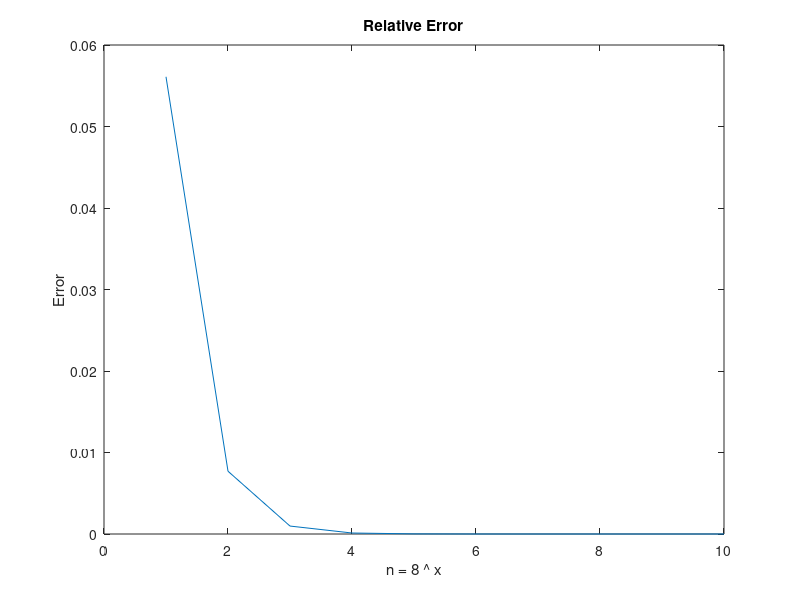

Reproduce this figure in MATLAB.
function errors = question1()
    function y = mye(n)
        y = (1 + 1./n).^n;
    end

    errors = zeros(1,10);
    for i = 1:10,
        errors(i) = abs(exp(1.0) - mye(8^i)) / exp(1.0);
    end
    
    plot(errors);
    title('Relative Error')
    xlabel('n = 8 \^ x') 
    ylabel('Error') 
end